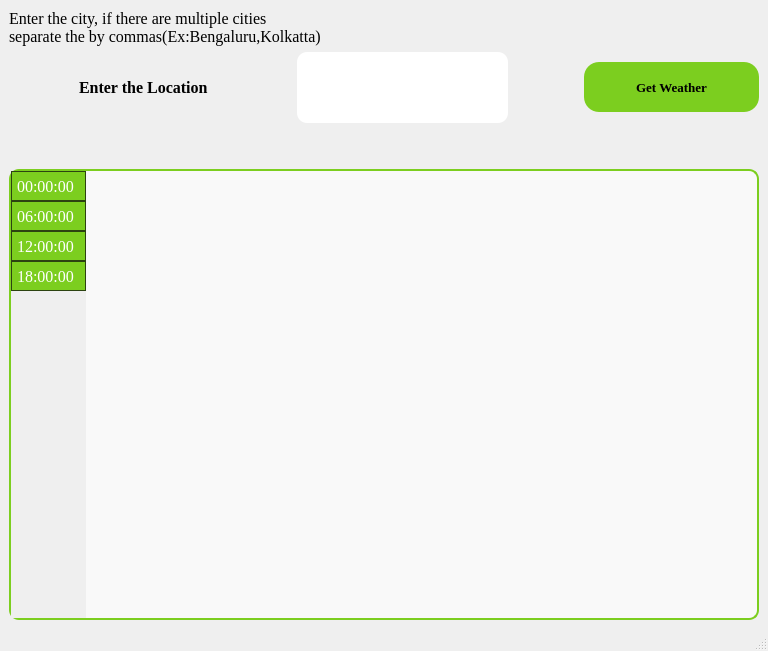
<?xml version="1.0" encoding="UTF-8"?>
<ui version="4.0">
 <class>MainWindow</class>
 <widget class="QMainWindow" name="MainWindow">
  <property name="geometry">
   <rect>
    <x>0</x>
    <y>0</y>
    <width>768</width>
    <height>651</height>
   </rect>
  </property>
  <property name="minimumSize">
   <size>
    <width>768</width>
    <height>651</height>
   </size>
  </property>
  <property name="windowTitle">
   <string>MainWindow</string>
  </property>
  <widget class="QWidget" name="centralwidget">
   <layout class="QGridLayout" name="gridLayout">
    <item row="0" column="0">
     <layout class="QVBoxLayout" name="verticalLayout_2">
      <item>
       <widget class="QLabel" name="info">
        <property name="font">
         <font>
          <family>Times New Roman</family>
          <pointsize>12</pointsize>
         </font>
        </property>
        <property name="text">
         <string>Enter the city, if there are multiple cities
separate the by commas(Ex:Bengaluru,Kolkatta)</string>
        </property>
       </widget>
      </item>
      <item>
       <layout class="QVBoxLayout" name="verticalLayout">
        <item>
         <layout class="QHBoxLayout" name="horizontalLayout">
          <item>
           <spacer name="horizontalSpacer_3">
            <property name="orientation">
             <enum>Qt::Horizontal</enum>
            </property>
            <property name="sizeHint" stdset="0">
             <size>
              <width>40</width>
              <height>20</height>
             </size>
            </property>
           </spacer>
          </item>
          <item>
           <widget class="QLabel" name="entertheLocation">
            <property name="minimumSize">
             <size>
              <width>141</width>
              <height>16</height>
             </size>
            </property>
            <property name="font">
             <font>
              <family>Times New Roman</family>
              <pointsize>12</pointsize>
              <weight>75</weight>
              <bold>true</bold>
             </font>
            </property>
            <property name="text">
             <string>Enter the Location</string>
            </property>
           </widget>
          </item>
          <item>
           <spacer name="horizontalSpacer_2">
            <property name="orientation">
             <enum>Qt::Horizontal</enum>
            </property>
            <property name="sizeHint" stdset="0">
             <size>
              <width>40</width>
              <height>20</height>
             </size>
            </property>
           </spacer>
          </item>
          <item>
           <widget class="QLineEdit" name="cityData">
            <property name="minimumSize">
             <size>
              <width>211</width>
              <height>71</height>
             </size>
            </property>
            <property name="font">
             <font>
              <family>Times New Roman</family>
              <pointsize>11</pointsize>
              <weight>75</weight>
              <bold>true</bold>
             </font>
            </property>
            <property name="styleSheet">
             <string notr="true">QLineEdit{
	border:None;
	border-radius:10px;
	padding:15px;
}</string>
            </property>
           </widget>
          </item>
          <item>
           <spacer name="horizontalSpacer">
            <property name="orientation">
             <enum>Qt::Horizontal</enum>
            </property>
            <property name="sizeHint" stdset="0">
             <size>
              <width>40</width>
              <height>20</height>
             </size>
            </property>
           </spacer>
          </item>
          <item>
           <widget class="QPushButton" name="getWeatherPushButton">
            <property name="minimumSize">
             <size>
              <width>175</width>
              <height>50</height>
             </size>
            </property>
            <property name="font">
             <font>
              <family>Times New Roman</family>
              <pointsize>10</pointsize>
              <weight>75</weight>
              <bold>true</bold>
             </font>
            </property>
            <property name="styleSheet">
             <string notr="true">QPushButton{
	border-radius:15px;
	background-color:#7cce1f;
	color:black;
}
QPushButton::hover{
	background-color:#2c4311;
	color:white;
}</string>
            </property>
            <property name="text">
             <string>Get Weather</string>
            </property>
            <property name="icon">
             <iconset>
              <normaloff>cloudy.png</normaloff>cloudy.png</iconset>
            </property>
            <property name="iconSize">
             <size>
              <width>30</width>
              <height>30</height>
             </size>
            </property>
            <property name="shortcut">
             <string>Return</string>
            </property>
           </widget>
          </item>
         </layout>
        </item>
        <item>
         <spacer name="verticalSpacer">
          <property name="orientation">
           <enum>Qt::Vertical</enum>
          </property>
          <property name="sizeType">
           <enum>QSizePolicy::Minimum</enum>
          </property>
          <property name="sizeHint" stdset="0">
           <size>
            <width>20</width>
            <height>40</height>
           </size>
          </property>
         </spacer>
        </item>
        <item>
         <widget class="QTableWidget" name="tableWidget">
          <property name="font">
           <font>
            <family>Times New Roman</family>
            <pointsize>12</pointsize>
            <weight>50</weight>
            <italic>false</italic>
            <bold>false</bold>
           </font>
          </property>
          <property name="styleSheet">
           <string notr="true">QTableWidget {
        border: 2px solid #7cce1f;
        border-radius: 10px;
        gridline-color: #2c4311;
        background-color: #f9f9f9;
        font: 12pt &quot;Times New Roman&quot;;
    }
    QHeaderView::section {
        background-color: #7cce1f;
        color: white;
        padding: 5px;
        border: 1px solid #2c4311;
        font: bold 12pt &quot;Times New Roman&quot;;
    }
    QTableWidget::item {
        padding: 10px;
        border: none;
    }
    QTableWidget::item:selected {
        background-color: #bdecb6;
        color: black;
    }
    QTableWidget::item:focus {
        outline: none;
    }
    QTableCornerButton::section {
        background-color: #7cce1f;
        border: 1px solid #2c4311;
    }
    QTableWidget::item {
        border-bottom: 1px solid #d3d3d3;
    }
    QTableWidget::item:!selected {
        background-color: #ffffff;
    }
    QTableWidget::item:nth-child(even):!selected {
        background-color: #f3f3f3;
    }</string>
          </property>
          <property name="editTriggers">
           <set>QAbstractItemView::NoEditTriggers</set>
          </property>
          <property name="dragDropMode">
           <enum>QAbstractItemView::NoDragDrop</enum>
          </property>
          <property name="selectionMode">
           <enum>QAbstractItemView::ExtendedSelection</enum>
          </property>
          <row>
           <property name="text">
            <string>00:00:00</string>
           </property>
          </row>
          <row>
           <property name="text">
            <string>06:00:00</string>
           </property>
          </row>
          <row>
           <property name="text">
            <string>12:00:00</string>
           </property>
          </row>
          <row>
           <property name="text">
            <string>18:00:00</string>
           </property>
          </row>
         </widget>
        </item>
       </layout>
      </item>
     </layout>
    </item>
   </layout>
  </widget>
  <widget class="QStatusBar" name="statusbar"/>
 </widget>
 <resources/>
 <connections/>
</ui>
